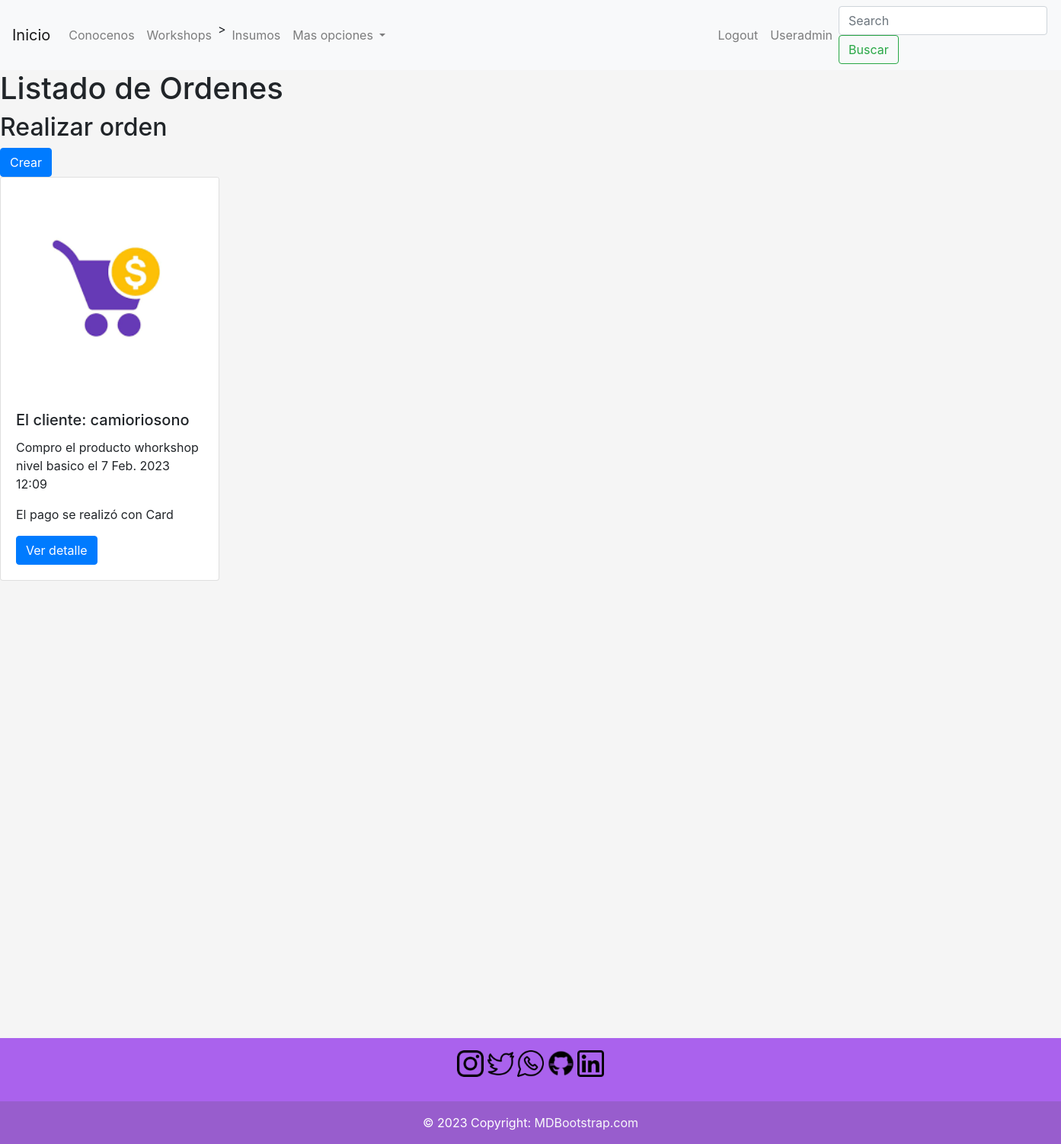
Screenshot of /orders/list-orders/ (signed in) with the database file from the repository.
### orders/models.py (models this page shows, shortened)
class Order(models.Model):
    CHOICES = (
        ('Cash', 'Cash'),
        ('Card', 'Card'),
    )
    client = models.CharField(max_length=50)
    product = models.CharField(max_length=100)
    creation_time = models.DateTimeField(auto_now_add=True)
    payment_method = models.CharField(choices=CHOICES, max_length=4)

### orders/views.py (the view)
# urls.py: path('list-orders/', list_orders),
def list_orders(request):
    if 'search' in request.GET:
        search = request.GET['search']
        orders = Order.objects.filter(name__icontains=search)
    else:
        orders = Order.objects.all()
    context = {
        'orders': orders,
    }
    orders = Order.objects.all()
    context = {
        'orders': orders,
    }
    return render(request, 'orders/list_orders.html', context=context)

### templates/orders/list_orders.html (shortened to what this page needs)
{% extends 'base.html'%}
{% block content %}
    <h1>Listado de Ordenes</h1>
    <h2>Realizar orden  </h2> <a href="/orders/create-order/" class="btn btn-primary">Crear</a>
    {% for order in orders %}
    <div class="card" style="width: 18rem;">
      <img
        class="card-img-top" alt="...">
      <div class="card-body">
        <h5 class="card-title">El cliente: {{order.client}}</h5>
        <p class="card-text">Compro el producto {{order.product}} el {{order.creation_time}}</p>
        <p>El pago se realizó con {{order.payment_method}}</p>
        <a href="#" class="btn btn-primary">Ver detalle</a>
      </div>
    </div>
    {% endfor %}
{% endblock %}

### templates/base.html (shortened to what this page needs)
<!DOCTYPE html>
<html lang="en">
<head>
    <link rel="stylesheet" href="https://cdn.jsdelivr.net/npm/bootstrap@4.6.2/dist/css/bootstrap.min.css"
>
</head>
<body>
    <header>
        <nav class="navbar navbar-expand-lg navbar-light bg-light">
            <a class="navbar-brand" href="/">Inicio</a>
            <div class="collapse navbar-collapse" id="navbarScroll">
                <ul class="navbar-nav mr-auto my-2 my-lg-0 navbar-nav-scroll" style="max-height: 150px;">
                    <li class="nav-item">
                    <a class="nav-link" href='about_us/about_us.html'> Conocenos</a>
                    </li>
                    <li class="nav-item">
                    <a class="nav-link" href="/workshops/list-workshops/">Workshops</a>
                    </li>>
                    <li class="nav-item">
                        <a class="nav-link" href="/supplies/list-supplies/">Insumos</a>
                    </li>
                    <li class="nav-item dropdown">
                        <a class="nav-link dropdown-toggle" href="#" role="button" data-toggle="dropdown" aria-expanded="false">
                            Mas opciones
                        </a>
                    <li class="nav-item" style="margin-right: 420px;">
                    {% if request.user.is_authenticated %}
                      <li class="nav-item">
                        <a class="nav-link" href="/users/logout/">Logout</a>
                    </li>
                    <li class="nav-item">
                        <a class="nav-link" href="/users/update/">{{request.user.username}}</a>
                    </li>
                    {% endif %}
                </ul>
                <form class="form-inline my-2 my-lg-0" action="/supplies/list-supplies/" method="GET">
                    <input class="form-control mr-sm-2" type="search" placeholder="Search" aria-label="Search" name="search">
                    <button class="btn btn-outline-success my-2 my-sm-0" type="submit">Buscar</button>
                </form>
            </div>
        </nav>
        </header>
    {% block content %}
    {% endblock %}
    <footer class="bg-muted text-center text-white" style="margin-top:600px;">
        <div class="container p-3 pb-0">
            <section class="mb-3">
            <a href="https://www.instagram.com/"><img src="/media/icons/instagram.ico" width="35" height="35" role="button"></a>
            <a href="https://www.twitter.com/"><img src="/media/icons/twitter.ico" width="35" height="35" role="button"></a>
            <a href="https://www.whatsapp.com/"><img src="/media/icons/whatsapp.ico" width="35" height="35" role="button"></a>
            <a href="https://www.github.com/accccastle/"><img src="/media/icons/github1.png.ico" width="35" height="35" role="button"></a>
            <a href="https://www.linkedin.com/"><img src="/media/icons/linkedin.ico" width="35" height="35" role="button"></a>
            </section>
        </div>
        <div class="text-center p-3" style="background-color: rgba(83, 77, 77, 0.2);">
            © 2023 Copyright:
            <a class="text-light" href="https://mdbootstrap.com/">MDBootstrap.com</a>
        </div>
    </footer>
</body>
</html>

### templates/base.html (style rules this page uses)
body { background-color: whitesmoke; }
footer { background-color: rgb(170, 98, 237); }

### rows the page displays
Order: client "camioriosono", product "whorkshop nivel basico", creation_time "7 Feb. 2023 12:09", payment_method "Card"

### other values shown
{{ request.user.username }} "Useradmin"
